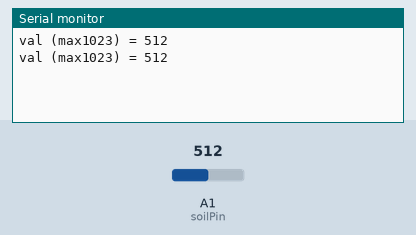
A sketch run on a simulated Arduino Uno, built with avr-gcc and run on an emulated ATmega328P. Parts: the last lines printed to the serial monitor. The inputs (shaded band) are chosen by the test bench; at power-on: A1 (soilPin) = 512.

Above: at 2.8 s.
2.9 s: A1 (soilPin) set to 716
At 5.2 s:
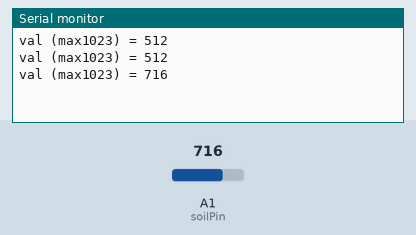
5.6 s: A1 (soilPin) set to 900
At 6.9 s:
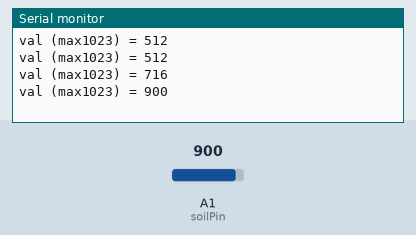
Timing chart, 0 to 8.6 s (numbered marks = the images above; inputs shaded):
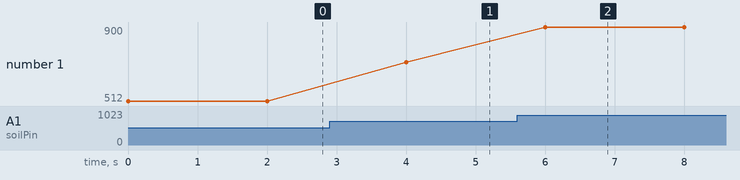

The sketch:

Basic_soil_sensor_analog.ino
```cpp
int soilPin = A1; // Soilpin แทน analog ขาที่ 24
int val = 0;

void setup()
{
 Serial.begin(9600);
}

void loop()
{
    val = analogRead(soilPin); // อ่านค่าสัญญาณ analog
    Serial.print("val (max1023) = ");      // แห้งจะมีค่า 1023 เปียกค่าจะลดลง
    Serial.println(val);         // พิมพ์ค่าของตัวแปร val
    delay(2000);
}
```

Measured:
- after the input at 2.9 s, the serial monitor: prints a new line after 1.1 s (image 1)
- after the input at 5.6 s, the serial monitor: prints a new line after 0.40 s (image 2)
- plotted number 1: 512 → 716 after the input at 2.9 s, 716 → 900 after the input at 5.6 s
